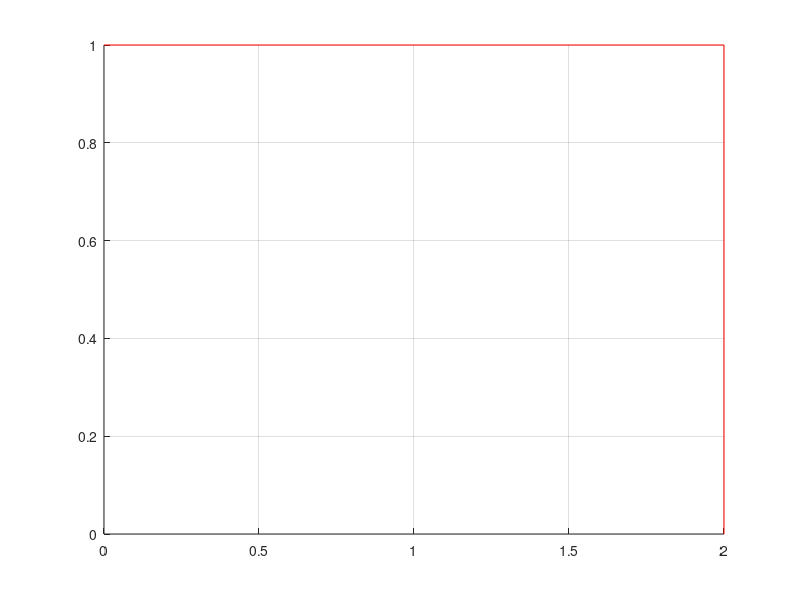

The MATLAB source for this figure:
% ----------------------------------------------------------------------
% ejemplo de codigo para analisis de emparrillados usando a metodo matricial
% Ejecucion en GNU-Octave - Octubre 2019 - Jorge Perez Zerpa, Ignacio Suarez, Bruno Bouchard
% ----------------------------------------------------------------------

close all, clear all

l  = 2     ;
E  = 210e9 ;
nu = 0.3   ;
P  = 4e3   ;

G = 80.7e9
J = 0.141*0.05^4

I  = .05^4/12 ;
A  = .05^2    ;

%         x    z      
Nodes = [ 0   l/2  ; ...
          l   l/2  ; ...
          l     0  ] ;

%        n1 n2 mat sec          
Conec = [ 1 2 ; ...
          2 3 ] ;

Angles = [ 0 -pi/2 ]' ;

fixeddofs = [ 1 2 3 7 ];

nelems = size( Conec,1);
nnodes = size( Nodes,1);


freedofs  = (1:(3*nnodes));
freedofs(fixeddofs) = [] ;


KG      = sparse( 3*nnodes, 3*nnodes ) ;
 
for i = 1:nelems

  alphay = Angles(i);  ca = cos(alphay); sa = sin(alphay);
  
  R = [ ca  0 -sa  0  0   0 ; ...
        0   1   0  0  0   0 ; ...
        sa  0  ca  0  0   0 ; ...
        0   0   0  ca 0 -sa ; ...
        0   0   0  0  1   0 ; ...
        0   0   0  sa 0  ca ] ;
  
  elemNodes = Conec( i,:);
  lelem     = norm( Nodes( elemNodes(2),:) - Nodes( elemNodes(1),:) ) ;
  
  KL = zeros(6,6);
  
  KL([1 4], [1 4])         = G*J/lelem * [ 1 -1 ; ...
                                          -1  1 ] ; 

   KL([2 3 5 6], [2 3 5 6]) = E*I * [ 12/(lelem^3)  6/(lelem^2) -12/(lelem^3)  6/(lelem^2) ; ...
                                      6/(lelem^2)  4/(lelem  )  -6/(lelem^2)  2/(lelem  ) ; ...
                                    -12/(lelem^3) -6/(lelem^2)  12/(lelem^3) -6/(lelem^2) ; ...
                                      6/(lelem^2)  2/(lelem  )  -6/(lelem^2)  4/(lelem  ) ] ;


  dofsElem = [ (elemNodes(1)*3-2):(elemNodes(1)*3) (elemNodes(2)*3-2):(elemNodes(2)*3) ] ;

  KG( dofsElem, dofsElem ) += R * KL * R' ;
end

FG      = zeros ( 3*nnodes, 1        ) ;
FG(8) = -P/2 ;

% imposicion de condiciones de contorno
KG(fixeddofs, :) = [] ; KG(:, fixeddofs) = [] ;
FG( fixeddofs  ) = [] ;

% resolucion de sistema
u = KG\FG ;
UG = zeros( 3*nnodes,1);
UG(freedofs ) = u 



%ploteo de parrillado
figure
hold on, grid on
for i=1:nelems
eli=Conec(i,:);
p1=[Nodes(eli(1),1),Nodes(eli(1),2)];
p2=[Nodes(eli(2),1),Nodes(eli(2),2)];
plot([p1(1),p2(1)],[p1(2),p2(2)],'r')
end
